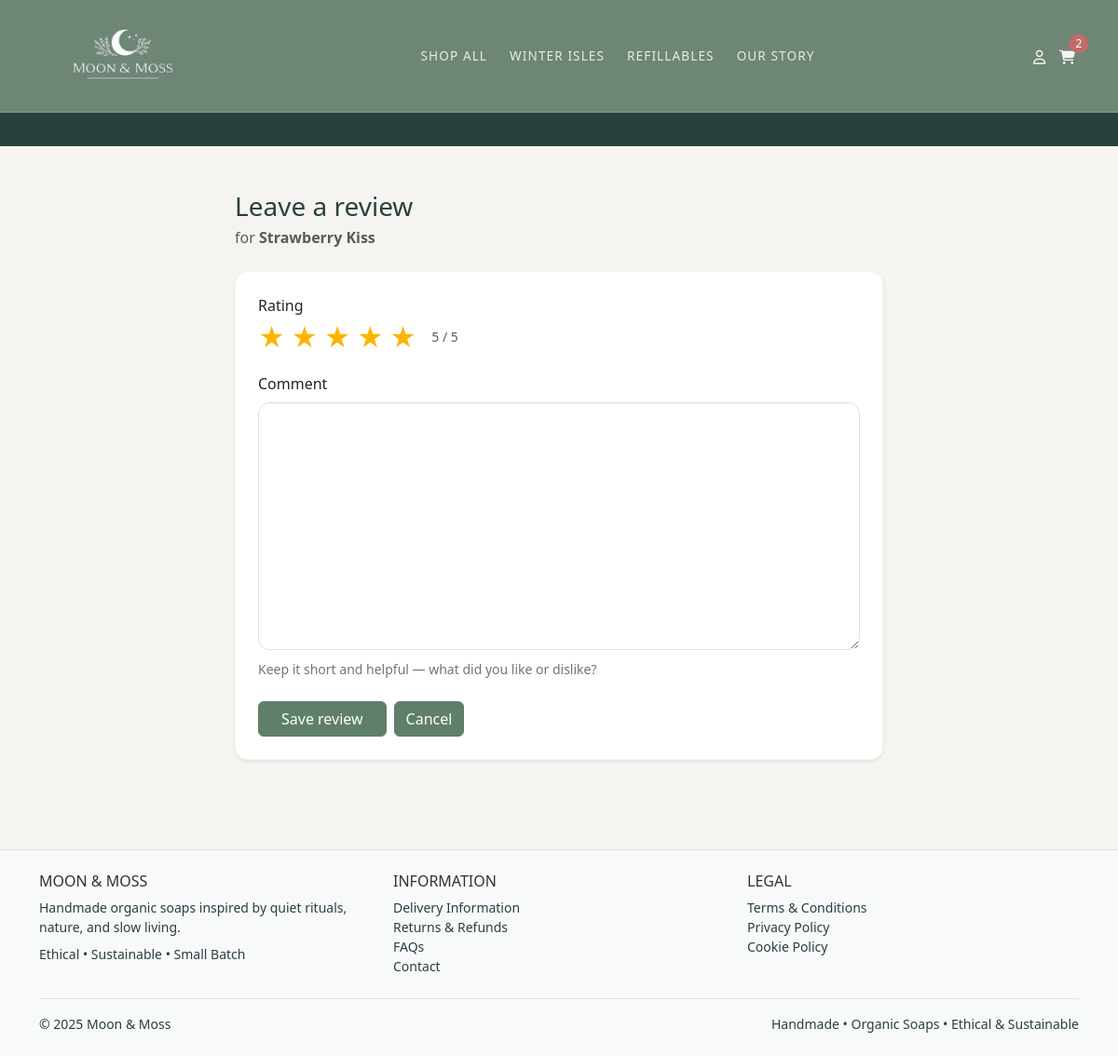
/reviews/order/16/product/12/ (signed in), run on an earlier commit of the app's database.
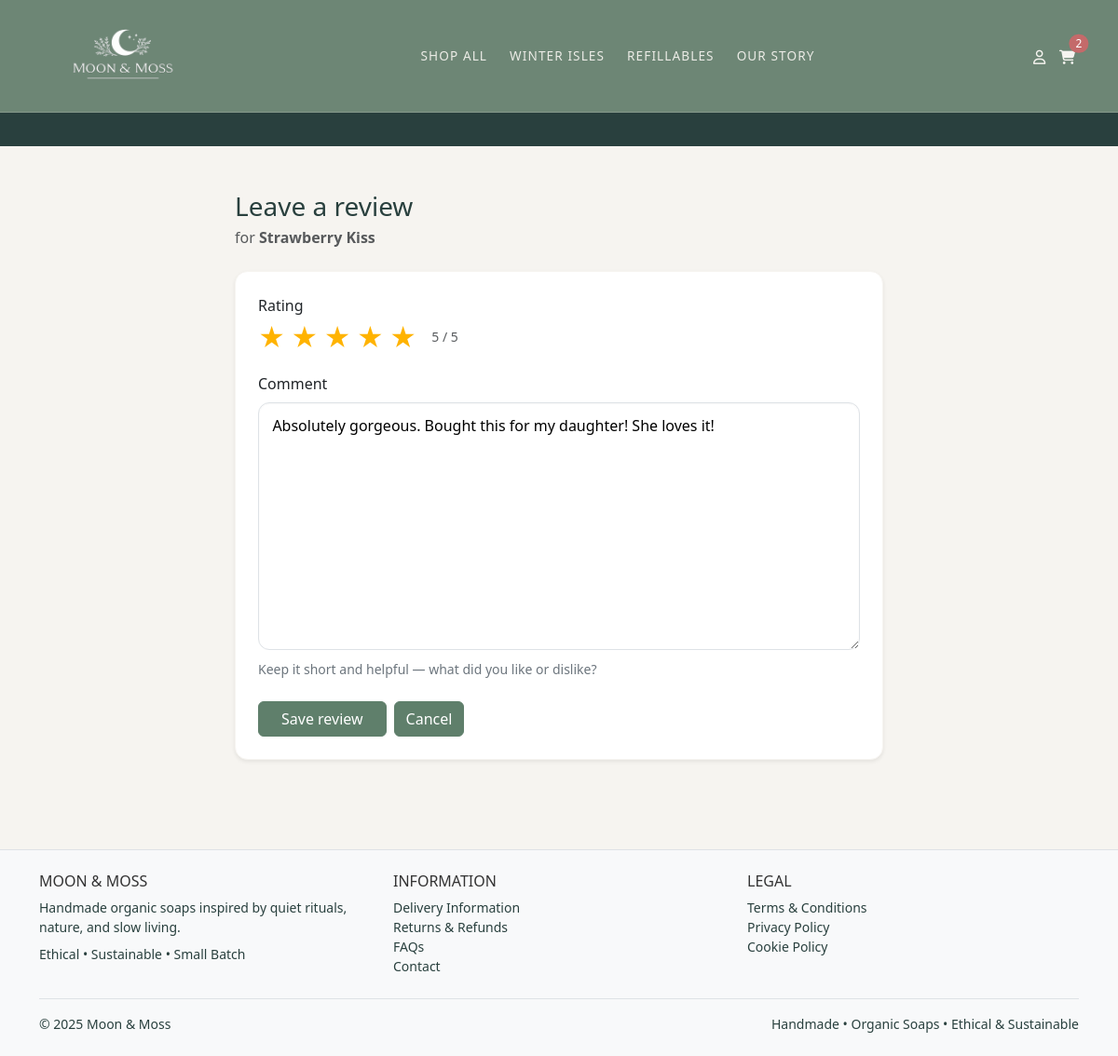
And on a later commit of the database.
### reviews/models.py (models this page shows, shortened)
class Review(models.Model):
    user = models.ForeignKey(
        settings.AUTH_USER_MODEL, on_delete=models.CASCADE)
    product = models.ForeignKey(
        Product, on_delete=models.CASCADE, related_name="reviews")
    rating = models.PositiveSmallIntegerField()
    comment = models.TextField(blank=True)
    created_at = models.DateTimeField(auto_now_add=True)
    verified_purchase = models.BooleanField(default=False)
    order = models.ForeignKey(
        Order, null=True, blank=True, on_delete=models.SET_NULL)
    class Meta:
        unique_together = ("user", "product")
        ordering = ["-created_at"]

### reviews/views.py (the view)
@login_required
def review_from_order(request, order_id, product_id):
    order = get_object_or_404(Order, id=order_id, user=request.user)
    if order.fulfilment_status != Order.DELIVERED:
        messages.error(request, "You can only review items after delivery.")
        return redirect("accounts:my_order_detail", order.id)
    product = get_object_or_404(Product, id=product_id, active=True)
    if not OrderItem.objects.filter(order=order, product=product).exists():
        messages.error(request, "That product isn’t part of this order.")
        return redirect("accounts:my_order_detail", order.id)
    existing = Review.objects.filter(
        user=request.user, product=product).first()
    if request.method == "POST":
        form = ReviewForm(request.POST, instance=existing)
        if form.is_valid():
            review = form.save(commit=False)
            review.user = request.user
            review.product = product
            review.verified_purchase = True
            if hasattr(review, "order_id"):
                review.order = order
            review.save()
            messages.success(request, "Your review has been saved.")
            return redirect("accounts:my_order_detail", order.id)
    else:
        form = ReviewForm(instance=existing)
    return render(request, "reviews/add_review.html", {
        "product": product,
        "order": order,
        "form": form,
    })

### reviews/forms.py (shortened to what this page needs)
class ReviewForm(forms.ModelForm):
    class Meta:
        model = Review
        fields = ["rating", "comment"]

### cart/context_processors.py (called while the page is built)
def cart_count(request):
    cart = get_or_create_cart(request)
    try:
        count = sum(i.qty for i in cart.items.all())
    except Exception:
        count = 0
    return {"cart_count": count}

### cart/utils.py (called while the page is built)
def get_or_create_cart(request):
    if not request.session.session_key:
        request.session.create()
    request.session.set_expiry(60 * 60 * 24 * 14)
    session_key = request.session.session_key
    if request.user.is_authenticated:
        cart, _ = Cart.objects.get_or_create(
            user=request.user,
            defaults={"session_key": session_key},
        )
    else:
        cart, _ = Cart.objects.get_or_create(
            user=None,
            session_key=session_key,
        )
    return cart

### reviews/templates/reviews/add_review.html (shortened to what this page needs)
{% extends "base.html" %}
{% load static %}
{% block extra_css %}
  <link rel="stylesheet" href="{% static 'reviews/css/reviews.css' %}">
{% endblock %}
{% block content %}
  <div class="container py-4" style="max-width: 720px;">
    <div class="mb-4">
      <h1 class="h3 mb-1">Leave a review</h1>
      <div class="text-muted">
        for <strong>{{ product.title }}</strong>
      </div>
    </div>
    <div class="card shadow-sm">
      <div class="card-body p-4">
        <form method="post" novalidate>
          <div class="mb-4">
            <label class="form-label d-block mb-2">Rating</label>
            <div class="d-flex align-items-center gap-3">
              <div class="star-rating" role="radiogroup" aria-label="Rating">
                {% for i in "12345" %}
                  <button type="button"
                          class="star"
                          data-value="{{ forloop.counter }}"
                          aria-label="{{ forloop.counter }} star">★</button>
                {% endfor %}
              </div>
              <div class="small text-muted" id="ratingText">Click to rate</div>
            </div>
          </div>
          <div class="mb-4">
            <label class="form-label" for="{{ form.comment.id_for_label }}">Comment</label>
            {{ form.comment }}
            <div class="form-text">Keep it short and helpful — what did you like or dislike?</div>
          </div>
          <div class="d-flex gap-2">
            <button type="submit" class="btn btn-primary px-4">Save review</button>
            <a href="{% url 'catalog:product_detail' product.slug %}"
               class="btn btn-outline-secondary">Cancel</a>
          </div>
        </form>
      </div>
    </div>
  </div>
{% endblock %}

What changed in the data, as far as the page shows it:
changed Review: comment (not shown) → "Absolutely gorgeous. Bought this for my daughter! She loves it!"
